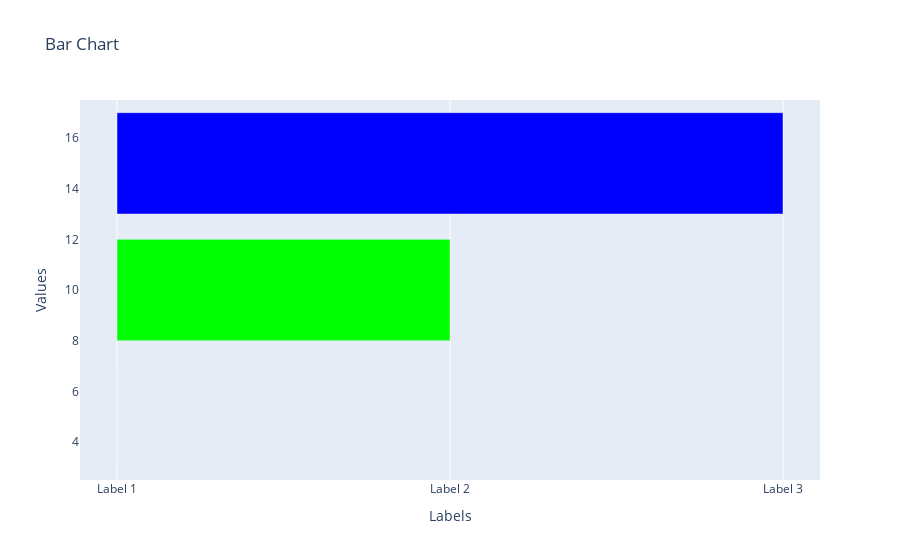

The code cell stored with this chart in its notebook:
### Code cell
import plotly.graph_objs as go

# Create lists for x and y values
x_values = ['Label 1', 'Label 2', 'Label 3']
y_values = [5, 10, 15]

# Create a list of colors for the bars
colors = ['#FF0000', '#00FF00', '#0000FF']

# Create a trace for the bar chart
trace = go.Bar(x=x_values, y=y_values, orientation='h', marker_color=colors)

# Create a layout for the chart
layout = go.Layout(title='Bar Chart', xaxis_title='Labels', yaxis_title='Values')

# Create a figure object
fig = go.Figure(data=[trace], layout=layout)

# Display the chart
fig.show()

### Figure 1 — Plotly figure (JSON) as saved in the notebook; plotly's stock layout.template omitted (floating-point values rounded to 4 significant figures)
{"data": [{"marker": {"color": ["#FF0000", "#00FF00", "#0000FF"]}, "orientation": "h", "type": "bar", "x": ["Label 1", "Label 2", "Label 3"], "y": [5, 10, 15]}], "layout": {"title": {"text": "Bar Chart"}, "xaxis": {"title": {"text": "Labels"}}, "yaxis": {"title": {"text": "Values"}}}}
